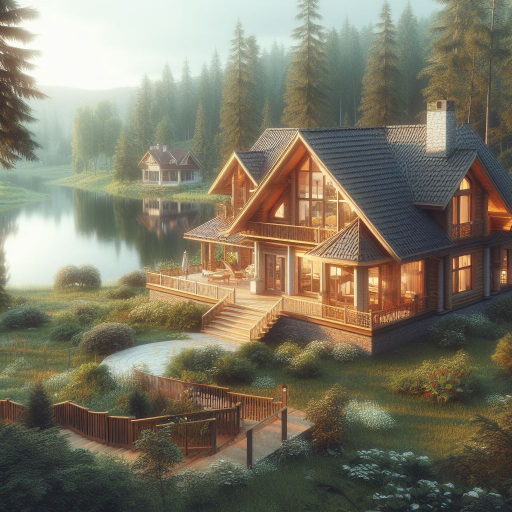
#> input picture opencv/data/gol_manzarasi.jpeg, 1024 x 1024 px (shown at 1/2 size)
$ python u15_goruntu_boy.py
#> lines starting #> are read from the running program, lines starting #| are printed output that depends on the picture
import cv2 as cv
#dosya oku
img=cv.imread(r'data/gol_manzarasi.jpeg')
#> img is the input picture: shape (1024, 1024, 3); mean B, G, R 101.2, 119.4, 125
cv.imshow('Orijinal',img)

#resmi yeniden boyutlandır
#ölçeklendirme
fx,fy=.5,.5

resized_img=cv.resize(img,None,fx=fx,fy=fy) #,interpolation=cv.INTER_LINEAR
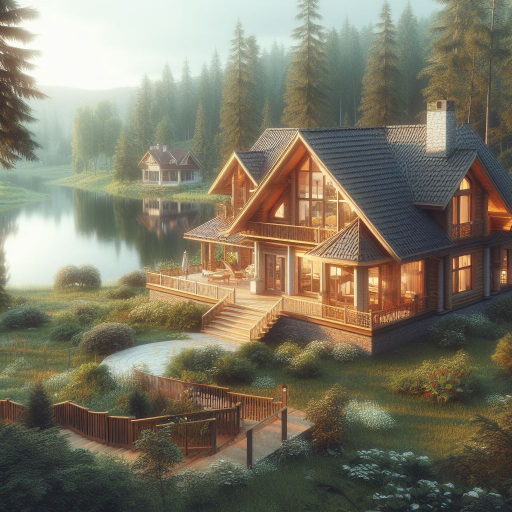
#> resized_img: shape (512, 512, 3); mean B, G, R 101.4, 119.5, 125.2
cv.imshow('Resized',resized_img)

cv.waitKey(0)
cv.destroyAllWindows()

$ run again, with opencv/data/kizil_cam.jpeg copied over opencv/data/gol_manzarasi.jpeg
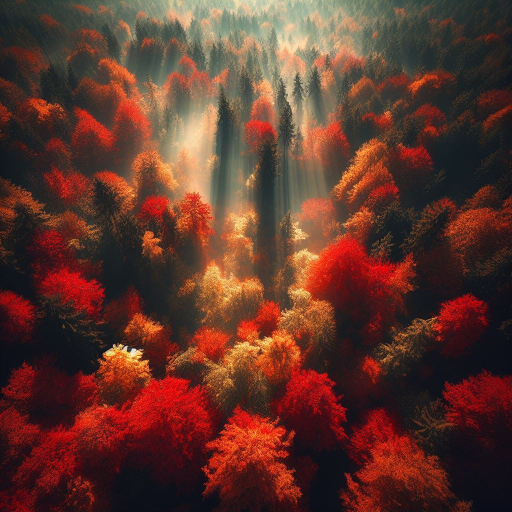
#> input picture opencv/data/kizil_cam.jpeg, 1024 x 1024 px (shown at 1/2 size)
#> img is the input picture: shape (1024, 1024, 3); mean B, G, R 43.7, 53.6, 95.1
#> `resized_img=cv.resize(img,None,fx=fx,fy=fy)`:
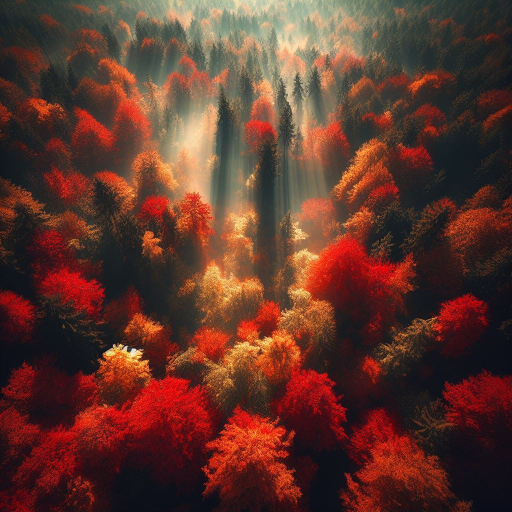
#> resized_img: shape (512, 512, 3); mean B, G, R 43.9, 53.8, 95.2

$ run again, with opencv/data/kizil_sac3.jpeg copied over opencv/data/gol_manzarasi.jpeg
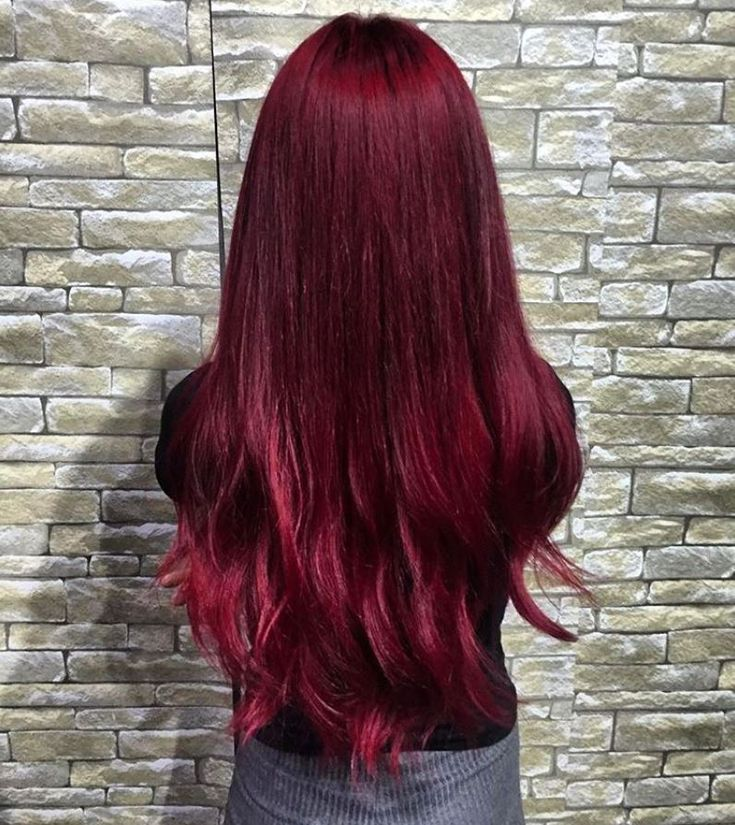
#> input picture opencv/data/kizil_sac3.jpeg, 735 x 825 px
#> img is the input picture: shape (825, 735, 3); mean B, G, R 105.6, 105.9, 126
#> `resized_img=cv.resize(img,None,fx=fx,fy=fy)`:
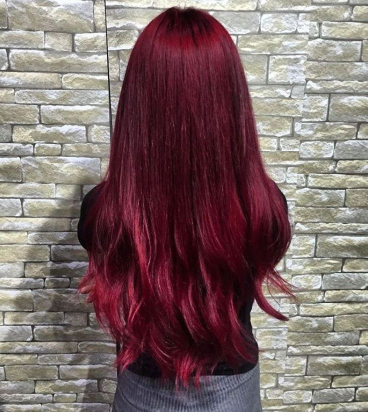
#> resized_img: shape (412, 368, 3); mean B, G, R 105.7, 106.1, 126.2
